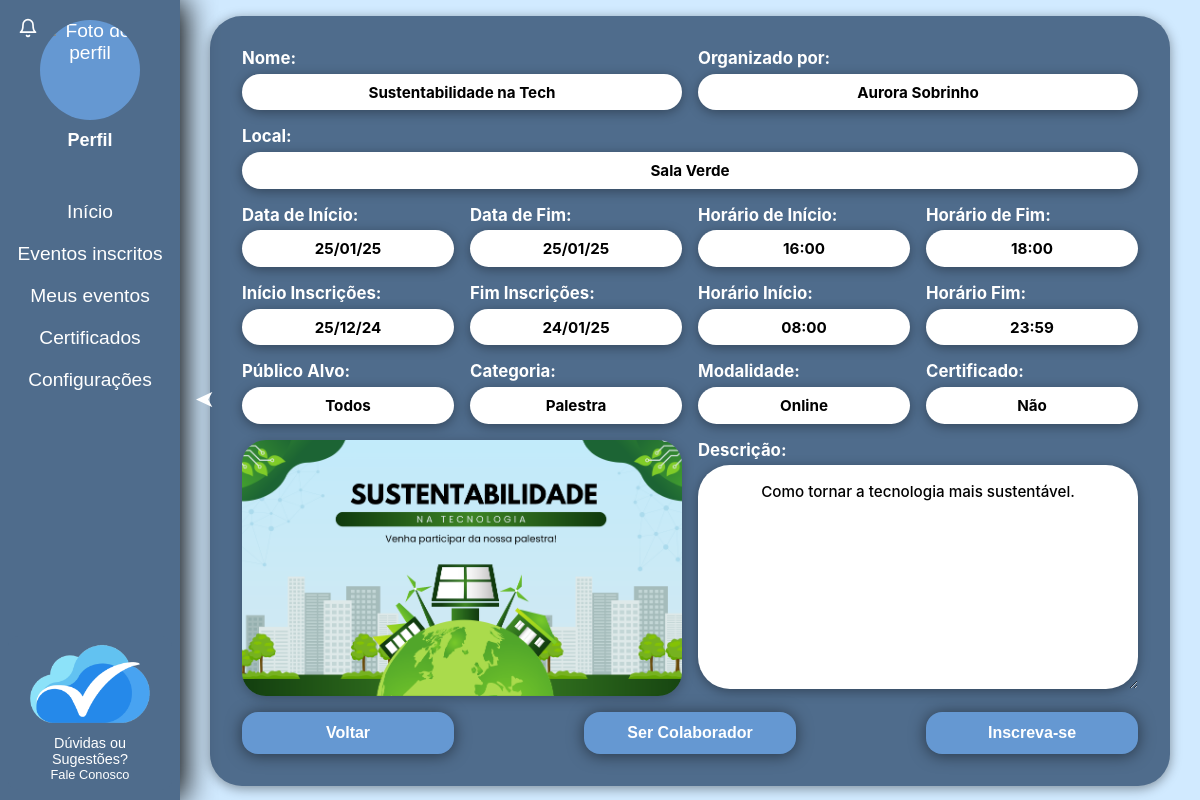
The page /PaginasOrganizador/ContainerOrganizador.php?pagina=evento&id=12 (signed in) on the database its author committed.
### tables this page shows
create table if not exists evento(
cod_evento int primary key not null,
categoria varchar(40) not null,
nome varchar(100) not null,
lugar varchar(40) not null,
descricao varchar(500),
publico_alvo varchar(100),
inicio datetime not null,
conclusao datetime not null,
duracao float, 
certificado tinyint(1) not null default 0,
modalidade enum('Presencial','Online','Híbrido') not null default 'Presencial',
imagem varchar(255) null,
inicio_inscricao datetime null,
fim_inscricao datetime null
);

create table if not exists usuario(
CPF char(11) primary key,
Nome varchar(100),
Email varchar(100),
Senha varchar(255),
RA char(7) null,
Codigo varchar(8),
Organizador tinyint(1) not null default 0,
TemaSite tinyint(1) not null default 0,
FotoPerfil varchar(255) null,
constraint chk_codigo_organizador check (
    (Organizador = 0) OR 
    (Organizador = 1 AND Codigo is not null)
),
constraint chk_tema_site check (TemaSite in (0,1))
);

### PaginasOrganizador/CartaodoEventoOrganizador.php (the view, shortened to what this page needs)
<!DOCTYPE html>
<html lang="pt-br">
<head>
  <link rel="stylesheet" href="../styleGlobal.css" />
  <?php
  include_once('../BancoDados/conexao.php');
  $id_evento = isset($_GET['id']) ? (int)$_GET['id'] : 1;
  $sql = "SELECT e.*, u.Nome as nome_organizador
          FROM evento e
          LEFT JOIN organiza o ON e.cod_evento = o.cod_evento
          LEFT JOIN usuario u ON o.CPF = u.CPF
          WHERE e.cod_evento = $id_evento";
  $resultado = mysqli_query($conexao, $sql);
  if ($resultado && mysqli_num_rows($resultado) > 0) {
    $evento = mysqli_fetch_assoc($resultado);
    $data_inicio = date('d/m/y', strtotime($evento['inicio']));
    $data_fim = date('d/m/y', strtotime($evento['conclusao']));
    $hora_inicio = date('H:i', strtotime($evento['inicio']));
    $hora_fim = date('H:i', strtotime($evento['conclusao']));
    $data_inicio_inscricao = '-';
    $data_fim_inscricao = '-';
    $hora_inicio_inscricao = '-';
    $hora_fim_inscricao = '-';
    if (!empty($evento['inicio_inscricao'])) {
        $data_inicio_inscricao = date('d/m/y', strtotime($evento['inicio_inscricao']));
        $hora_inicio_inscricao = date('H:i', strtotime($evento['inicio_inscricao']));
    }
    if (!empty($evento['fim_inscricao'])) {
        $data_fim_inscricao = date('d/m/y', strtotime($evento['fim_inscricao']));
        $hora_fim_inscricao = date('H:i', strtotime($evento['fim_inscricao']));
    }
    $nome_organizador = isset($evento['nome_organizador']) && $evento['nome_organizador'] !== '' ? $evento['nome_organizador'] : 'Não informado';
  }
  $certificado = (isset($evento['certificado']) && (int)$evento['certificado'] === 1) ? 'Sim' : 'Não';
  $modalidade = isset($evento['modalidade']) && $evento['modalidade'] !== '' ? $evento['modalidade'] : 'Presencial';
  $imagem_rel = isset($evento['imagem']) && $evento['imagem'] !== '' ? $evento['imagem'] : 'ImagensEventos/CEU-Logo.png';
  $imagem_src = '../' . ltrim($imagem_rel, "/\\");
  ?>
</head>
<body>
  <div id="main-content">
    <main id="secao-detalhes-evento" class="secao-detalhes-evento">
      <div class="cartao-evento">
        <div class="Nome grupo-campo">
          <label>Nome:</label>
          <div id="event-name" class="caixa-valor"><?= htmlspecialchars($evento['nome']) ?></div>
        </div>
        <div class="Organizador grupo-campo">
          <label>Organizado por:</label>
          <div id="event-organizer" class="caixa-valor"><?= htmlspecialchars($nome_organizador) ?></div>
        </div>
        <div class="Local grupo-campo">
          <label>Local:</label>
          <div id="event-local" class="caixa-valor"><?= htmlspecialchars($evento['lugar']) ?></div>
        </div>
        <div class="DataDeInicio grupo-campo">
          <label>Data de Início:</label>
          <div id="start-date" class="caixa-valor"><?= htmlspecialchars($data_inicio) ?></div>
        </div>
        <div class="DataDeFim grupo-campo">
          <label>Data de Fim:</label>
          <div id="end-date" class="caixa-valor"><?= htmlspecialchars($data_fim) ?></div>
        </div>
        <div class="HorarioDeInicio grupo-campo">
          <label>Horário de Início:</label>
          <div id="start-time" class="caixa-valor"><?= htmlspecialchars($hora_inicio) ?></div>
        </div>
        <div class="HorarioDeFim grupo-campo">
          <label>Horário de Fim:</label>
          <div id="end-time" class="caixa-valor"><?= htmlspecialchars($hora_fim) ?></div>
        </div>
        <div class="DataInicioInscricao grupo-campo">
          <label>Início Inscrições:</label>
          <div id="inicio-inscricao" class="caixa-valor"><?= htmlspecialchars($data_inicio_inscricao) ?></div>
        </div>
        <div class="DataFimInscricao grupo-campo">
          <label>Fim Inscrições:</label>
          <div id="fim-inscricao" class="caixa-valor"><?= htmlspecialchars($data_fim_inscricao) ?></div>
        </div>
        <div class="HorarioInicioInscricao grupo-campo">
          <label>Horário Início:</label>
          <div id="horario-inicio-inscricao" class="caixa-valor"><?= htmlspecialchars($hora_inicio_inscricao) ?></div>
        </div>
        <div class="HorarioFimInscricao grupo-campo">
          <label>Horário Fim:</label>
          <div id="horario-fim-inscricao" class="caixa-valor"><?= htmlspecialchars($hora_fim_inscricao) ?></div>
        </div>
        <div class="PublicoAlvo grupo-campo">
          <label>Público Alvo:</label>
          <div id="audience" class="caixa-valor"><?= htmlspecialchars($evento['publico_alvo']) ?></div>
        </div>
        <div class="Categoria grupo-campo">
          <label>Categoria:</label>
          <div id="category" class="caixa-valor"><?= htmlspecialchars($evento['categoria']) ?></div>
        </div>
        <div class="Modalidade grupo-campo">
          <label>Modalidade:</label>
          <div id="modality" class="caixa-valor"><?= htmlspecialchars($modalidade) ?></div>
        </div>
        <div class="Certificado grupo-campo">
          <label>Certificado:</label>
          <div id="certificate" class="caixa-valor"><?= htmlspecialchars($certificado) ?></div>
        </div>
        <div class="Imagem campo-imagem">
          <img id="event-image" src="<?= htmlspecialchars($imagem_src) ?>" alt="Imagem do evento">
        </div>
        <div class="Descricao grupo-campo">
          <label>Descrição:</label>
          <div id="description" class="caixa-valor caixa-descricao"><?= htmlspecialchars($evento['descricao']) ?></div>
        </div>
        <div class="BotaoVoltar">
          <button onclick="history.back()" class="botao">Voltar</button>
        </div>
        <div class="BotaoColaborador">
          <button class="botao">Ser Colaborador</button>
        </div>
        <div class="BotaoInscrever">
          <button class="botao">Inscreva-se</button>
        </div>
      </div>
    </main>
  </div>
</body>
</html>

### styleGlobal.css (style rules this page uses)
:root { --branco: #FFFFFF; --preto: #000000; --botao: #6598D2; --caixas: #4F6C8C; --fundo: #D1EAFF; --cinza-escuro: #333333; --cinza-medio: #888888; --azul-escuro: #0a1449; --azul-claro: #8ad7da; --vermelho: #ff0000; --verde: #2c9533; --vermelho-escuro: #b20000; --sombra-padrao: rgba(0, 0, 0, 0.6); --sombra-forte: rgba(0, 0, 0, 0.8); --sombra-leve: rgba(0, 0, 0, 0.5); --tabela_participantes: #deeaff; --ceu-safe-bottom: 0px; }
#main-content { transition: margin-left 0.3s, margin-right 0.3s; margin-left: 0; margin-right: 0; }
#main-content.shifted { margin-left: clamp(180px, 15vw, 220px); }
html, body { scrollbar-width: thin; scrollbar-color: var(--botao) var(--caixas); }
*, *::before, *::after { box-sizing: border-box; margin: 0; padding: 0; }
body { margin: 0; padding: 0; font-family: 'Inter', sans-serif; background-color: var(--fundo); color: var(--branco); min-height: 100vh; min-height: 100dvh; display: flex; justify-content: center; align-items: center; padding-bottom: max(env(safe-area-inset-bottom, 0px), var(--ceu-safe-bottom, 0px)); }
.btn, .botao { border: none; cursor: pointer; border-radius: 1rem !important; box-shadow: 0rem 0.1rem 1rem var(--sombra-leve) !important; transition: transform 0.2s ease, box-shadow 0.2s ease, background-color 0.2s ease !important; will-change: transform !important; }
@media screen and (min-width: 1025px) { body { display: block !important; justify-content: initial !important; align-items: initial !important; min-height: auto !important; } }
@media screen and (min-width: 1025px) { #main-content { height: auto !important; overflow: visible !important; } }

### rows shown on the page
evento: nome "Sustentabilidade na Tech", usuario.Nome "Aurora Sobrinho", lugar "Sala Verde", inicio "25/01/25", conclusao "25/01/25", inicio "16:00", conclusao "18:00", inicio_inscricao "25/12/24", fim_inscricao "24/01/25", inicio_inscricao "08:00", fim_inscricao "23:59", publico_alvo "Todos", categoria "Palestra", modalidade "Online", certificado "Não", imagem (picture), descricao "Como tornar a tecnologia mais sustentável."
